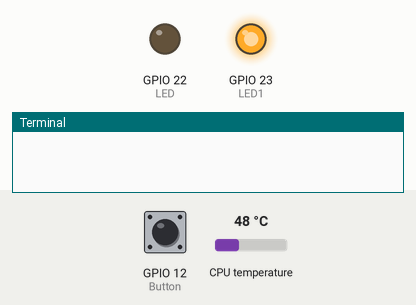
The program below on a simulated Raspberry Pi (BCM pin numbers). Shown: output pins drawn as LEDs (lit = HIGH), the last lines printed to the terminal. Inputs (shaded band) come from the test bench; at power-on: GPIO 12 (Button) LOW, CPU temperature 48 °C. At 1.3 s the program stops and its outputs stay as they are.

Above: at 0.6 s.
At 1.2 s:
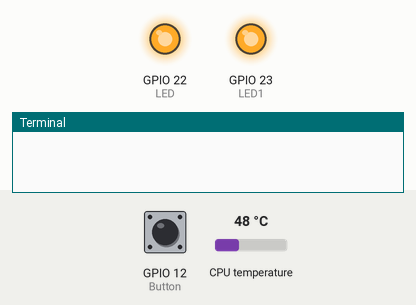
1.3 s: GPIO 12 (Button) pulled HIGH for 0.15 s
At 1.9 s:
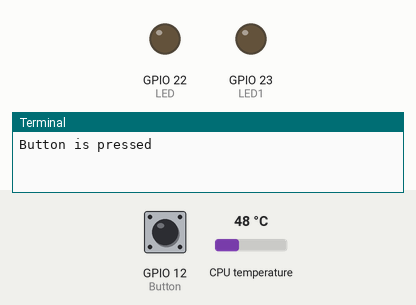
Timing chart, 0 to 2.8 s (numbered marks = the images above; inputs shaded):
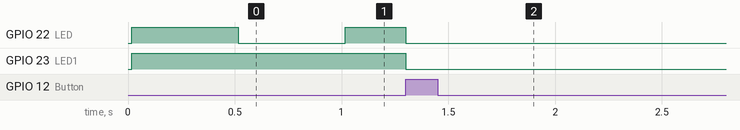

Measured:
- after the input at 1.3 s, GPIO 23 (LED1): HIGH → LOW at once

The program:

test.py
```python
#!/usr/bin/python
import RPi.GPIO as GPIO
import sys
import time
import temp as tp

LED = 22
LED1 = 23
Button = 12
def main():
    cpu_temp = tp.get_cpu_temp()
    gpu_temp = tp.get_gpu_temp()
    #print(gpu_temp) test if the module is used correctly
    GPIO.setwarnings(False)
    GPIO.setmode(GPIO.BCM)
    GPIO.setup(Button, GPIO.IN, pull_up_down=GPIO.PUD_DOWN)
    GPIO.setup(LED,GPIO.OUT)
    GPIO.setup(LED1,GPIO.OUT)
    GPIO.output(LED1, False)
    GPIO.add_event_detect(Button, GPIO.BOTH, callback = detect, bouncetime = 200)
    while (True):
        if (cpu_temp > 40) or (gpu_temp > 40):
           GPIO.output(LED1, True)
        #pStatus(Button)
        GPIO.output(LED,True)
        time.sleep(0.5)
        GPIO.output(LED,False)
        time.sleep(0.5)

def pStatus(channel):
    if GPIO.input(channel):
        print('Input was HIGH')
    else:
        print('Input was LOW')

def detect(chn):
    if (GPIO.input(Button)):
        print("Button is pressed")

        destroy()

        for i in range(5):
            GPIO.output(LED, False)
            time.sleep(1)
        #destroy()
    else:
        #do nothing
        print("Button is not pressed")
def destroy():
    GPIO.output(LED, GPIO.HIGH)
    GPIO.cleanup()
    quit()

main()
```

temp.py
```python
import commands

def get_cpu_temp():
    tempFile = open('/sys/class/thermal/thermal_zone0/temp')
    cpu_temp = tempFile.read()
    tempFile.close()
    return float(cpu_temp)/1000

def get_gpu_temp():
    gpu_temp = commands.getoutput('/opt/vc/bin/vcgencmd measure_temp').replace('temp=', '').replace('\'C','')
    return float(gpu_temp)

def main():
    print('CPU temp: ', str(get_cpu_temp()))
    print('GPU temp: ', str(get_gpu_temp()))

if __name__ == '__main__':
    main()
```
